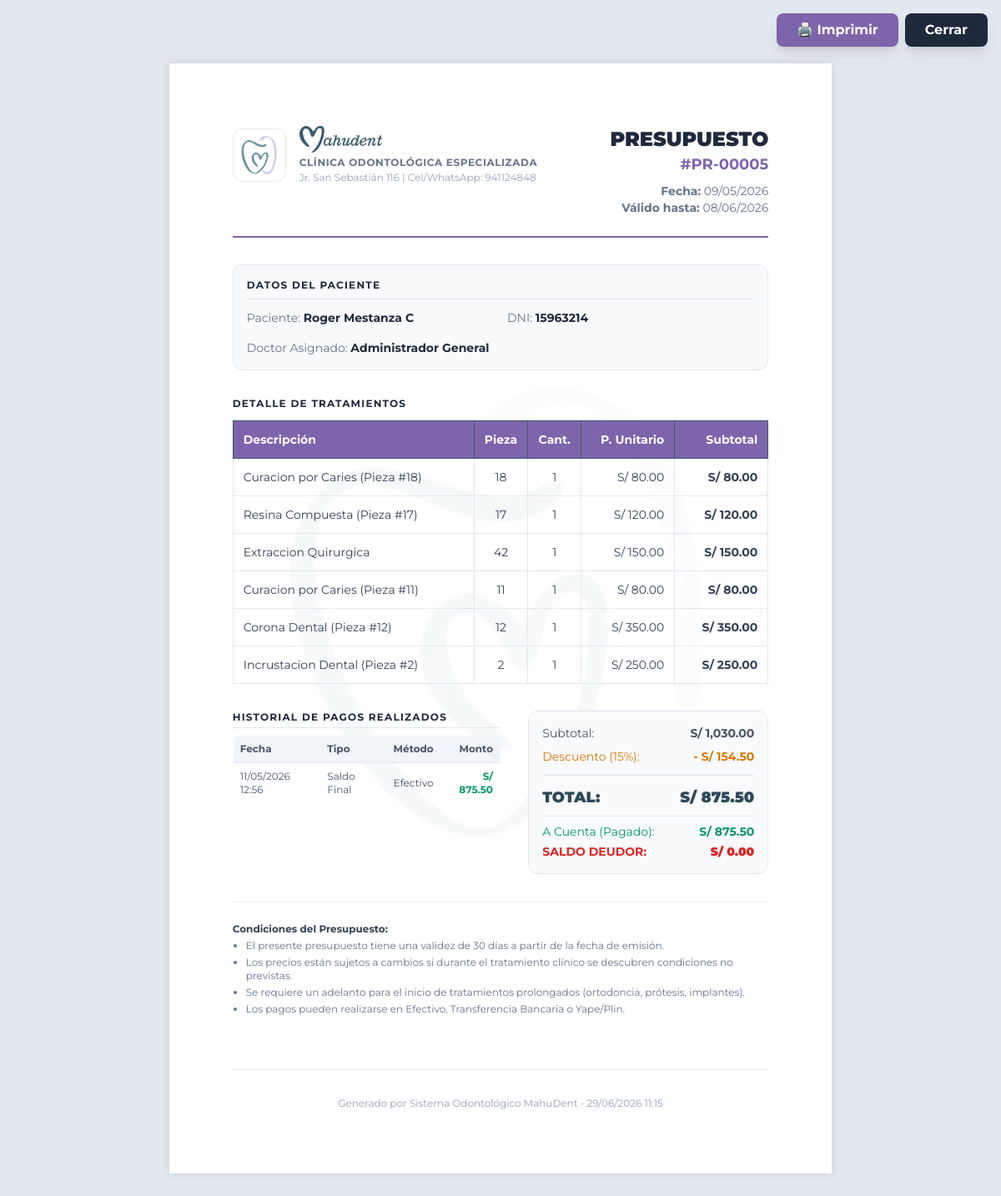
Page /imprimir_presupuesto.php?id=5 (signed in) on the earlier database version.
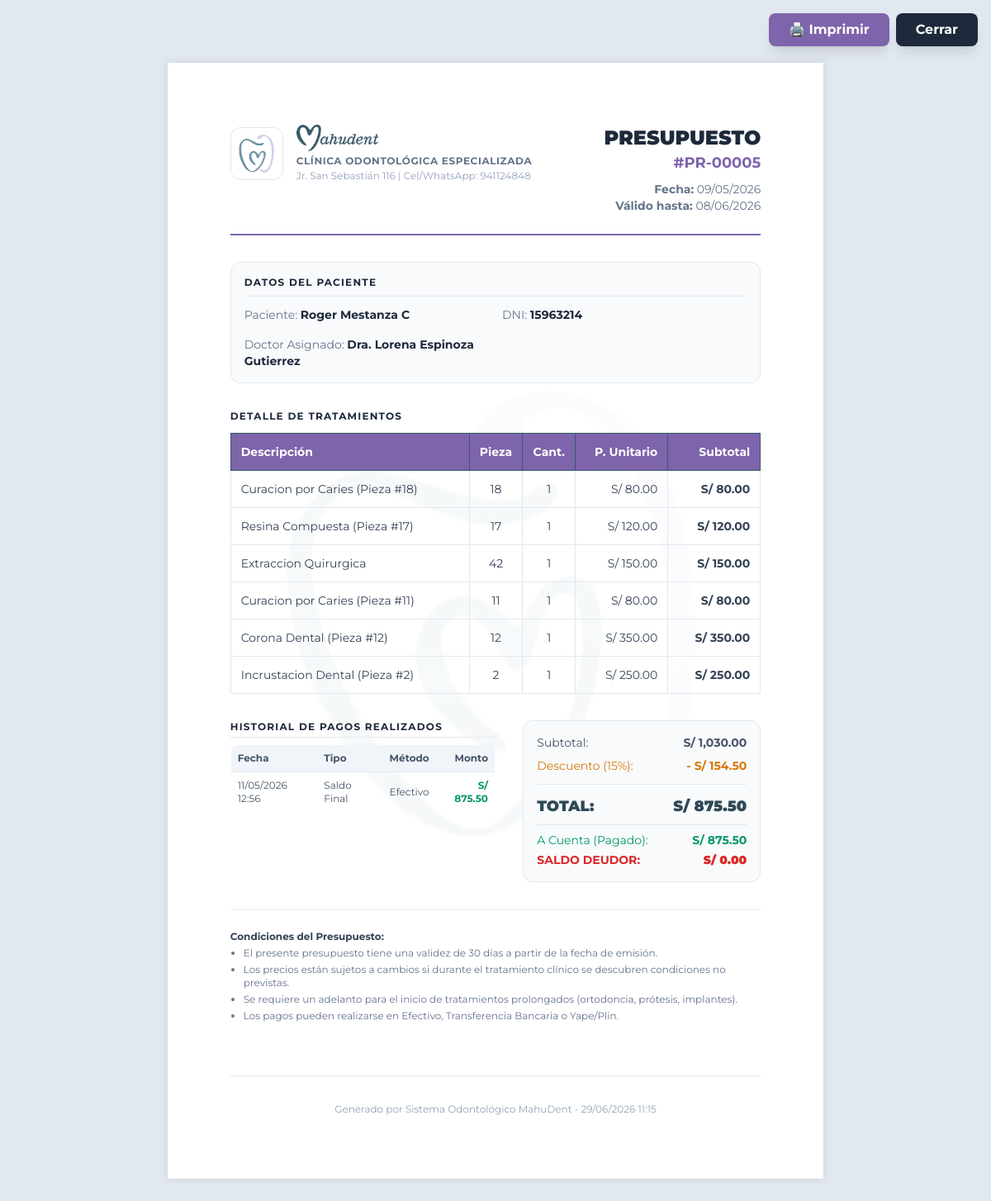
Same page on the later database version.
### tables this page shows
CREATE TABLE `presupuestos` (
  `id` int(11) NOT NULL AUTO_INCREMENT,
  `paciente_id` int(11) NOT NULL,
  `doctor_id` int(11) DEFAULT NULL,
  `fecha_emision` date NOT NULL,
  `fecha_vigencia` date DEFAULT NULL,
  `subtotal` decimal(10,2) NOT NULL DEFAULT '0.00',
  `descuento_porcentaje` decimal(5,2) DEFAULT '0.00',
  `descuento_monto` decimal(10,2) DEFAULT '0.00',
  `total` decimal(10,2) NOT NULL DEFAULT '0.00',
  `monto_pagado` decimal(10,2) DEFAULT '0.00',
  `saldo_pendiente` decimal(10,2) DEFAULT '0.00',
  `estado` enum('Borrador','Enviado','Aprobado','Rechazado','Vencido') DEFAULT 'Borrador',
  `notas` text,
  `fecha_creacion` timestamp NOT NULL DEFAULT CURRENT_TIMESTAMP,
  PRIMARY KEY (`id`),
  KEY `paciente_id` (`paciente_id`),
  KEY `doctor_id` (`doctor_id`),
  CONSTRAINT `presupuestos_ibfk_1` FOREIGN KEY (`paciente_id`) REFERENCES `pacientes` (`id`) ON DELETE CASCADE,
  CONSTRAINT `presupuestos_ibfk_2` FOREIGN KEY (`doctor_id`) REFERENCES `usuarios` (`id`) ON DELETE SET NULL
);

CREATE TABLE `pacientes` (
  `id` int(11) NOT NULL AUTO_INCREMENT,
  `dni` varchar(20) NOT NULL,
  `nombre` varchar(100) NOT NULL,
  `fecha_nacimiento` date DEFAULT NULL,
  `lugar_nacimiento` varchar(100) DEFAULT NULL,
  `sexo` varchar(15) DEFAULT NULL,
  `telefono` varchar(20) DEFAULT NULL,
  `email` varchar(100) DEFAULT NULL,
  `direccion` varchar(255) DEFAULT NULL,
  `procedencia` varchar(100) DEFAULT NULL,
  `contacto_emergencia` varchar(150) DEFAULT NULL,
  `telefono_emergencia` varchar(20) DEFAULT NULL,
  `ocupacion` varchar(100) DEFAULT NULL,
  `alergias` text,
  `enfermedades_cronicas` text,
  `padece_enfermedad` tinyint(1) DEFAULT NULL,
  `consume_medicamentos` tinyint(1) DEFAULT NULL,
  `medicamentos_detalle` varchar(255) DEFAULT NULL,
  `alergia_medicamentos` tinyint(1) DEFAULT NULL,
  `alergia_medicamentos_detalle` varchar(255) DEFAULT NULL,
  `antecedentes_familiares` tinyint(1) DEFAULT NULL,
  `antecedentes_familiares_detalle` varchar(255) DEFAULT NULL,
  `alergia_anestesia` tinyint(1) DEFAULT NULL,
  `embarazada` tinyint(1) DEFAULT NULL,
  `sangran_encias` tinyint(1) DEFAULT NULL,
  `ultima_visita_dentista` date DEFAULT NULL,
  `ultima_visita_motivo` varchar(255) DEFAULT NULL,
  `frecuencia_cepillado` varchar(50) DEFAULT NULL,
  `usa_cepillo` tinyint(1) DEFAULT '1',
  `usa_pasta_dental` tinyint(1) DEFAULT '1',
  `usa_hilo_dental` tinyint(1) DEFAULT '0',
  `usa_enjuague` tinyint(1) DEFAULT '0',
  `fecha_registro` timestamp NOT NULL DEFAULT CURRENT_TIMESTAMP,
  `estado_activo` tinyint(1) DEFAULT '1',
  PRIMARY KEY (`id`),
  UNIQUE KEY `dni` (`dni`)
);

CREATE TABLE `usuarios` (
  `id` int(11) NOT NULL AUTO_INCREMENT,
  `nombre` varchar(100) NOT NULL,
  `usuario` varchar(50) NOT NULL,
  `password` varchar(255) NOT NULL,
  `rol` enum('Admin','Recepcionista','Dentista') DEFAULT 'Dentista',
  `fecha_registro` timestamp NOT NULL DEFAULT CURRENT_TIMESTAMP,
  `colegiatura` varchar(50) DEFAULT NULL,
  `estado_activo` tinyint(1) DEFAULT '1',
  `intentos_fallidos` int(11) DEFAULT '0',
  `bloqueado_hasta` datetime DEFAULT NULL,
  PRIMARY KEY (`id`),
  UNIQUE KEY `usuario` (`usuario`)
);

CREATE TABLE `presupuesto_items` (
  `id` int(11) NOT NULL AUTO_INCREMENT,
  `presupuesto_id` int(11) NOT NULL,
  `tratamiento_id` int(11) DEFAULT NULL,
  `diente_numero` int(11) DEFAULT NULL,
  `descripcion` varchar(255) NOT NULL,
  `cantidad` int(11) NOT NULL DEFAULT '1',
  `precio_unitario` decimal(10,2) NOT NULL DEFAULT '0.00',
  `precio_ajustado` decimal(10,2) DEFAULT NULL,
  `subtotal` decimal(10,2) NOT NULL DEFAULT '0.00',
  `fecha_realizado` date DEFAULT NULL COMMENT 'Fecha en que se ejecutó el tratamiento',
  `realizado` tinyint(1) DEFAULT '0' COMMENT '0=pendiente, 1=realizado',
  PRIMARY KEY (`id`),
  KEY `presupuesto_id` (`presupuesto_id`),
  KEY `tratamiento_id` (`tratamiento_id`),
  CONSTRAINT `presupuesto_items_ibfk_1` FOREIGN KEY (`presupuesto_id`) REFERENCES `presupuestos` (`id`) ON DELETE CASCADE,
  CONSTRAINT `presupuesto_items_ibfk_2` FOREIGN KEY (`tratamiento_id`) REFERENCES `catalogo_tratamientos` (`id`) ON DELETE SET NULL
);

CREATE TABLE `pagos` (
  `id` int(11) NOT NULL AUTO_INCREMENT,
  `presupuesto_id` int(11) NOT NULL,
  `paciente_id` int(11) NOT NULL,
  `monto` decimal(10,2) NOT NULL,
  `metodo_pago` enum('Efectivo','Tarjeta','Transferencia','Yape/Plin') DEFAULT 'Efectivo',
  `tipo` enum('Adelanto','Parcial','Saldo Final') DEFAULT 'Parcial',
  `comprobante_tipo` enum('Boleta','Factura','Ninguno') DEFAULT 'Boleta',
  `comprobante_numero` varchar(30) DEFAULT NULL,
  `notas` text,
  `registrado_por` int(11) DEFAULT NULL,
  `fecha_pago` timestamp NOT NULL DEFAULT CURRENT_TIMESTAMP,
  PRIMARY KEY (`id`),
  KEY `presupuesto_id` (`presupuesto_id`),
  KEY `paciente_id` (`paciente_id`),
  KEY `registrado_por` (`registrado_por`),
  CONSTRAINT `pagos_ibfk_1` FOREIGN KEY (`presupuesto_id`) REFERENCES `presupuestos` (`id`) ON DELETE CASCADE,
  CONSTRAINT `pagos_ibfk_2` FOREIGN KEY (`paciente_id`) REFERENCES `pacientes` (`id`) ON DELETE CASCADE,
  CONSTRAINT `pagos_ibfk_3` FOREIGN KEY (`registrado_por`) REFERENCES `usuarios` (`id`) ON DELETE SET NULL
);

### controllers/PresupuestoController.php (called while the page is built, shortened)
<?php
require_once 'config/conexion.php';
require_once 'models/Presupuesto.php';
require_once 'models/Pago.php';
class PresupuestoController {
    private $presupuestoModel;
    private $pagoModel;
    public function __construct() {
        global $conn;
        $this->presupuestoModel = new Presupuesto($conn);
        $this->pagoModel = new Pago($conn);
    }
    public function getPresupuesto($id) {
        $presupuesto = $this->presupuestoModel->getById($id);
        if ($presupuesto) {
            $presupuesto['items'] = $this->presupuestoModel->getItems($id);
            $presupuesto['token'] = md5($id . 'mahudent_shared_presupuesto_salt_2026');
        }
        return $presupuesto;
    }
    public function getResumenFinanciero($presupuesto_id) {
        $presupuesto = $this->getPresupuesto($presupuesto_id);
        $pagos = $this->pagoModel->getByPresupuesto($presupuesto_id);
        $total_pagado = $this->pagoModel->getTotalPagado($presupuesto_id);
        $saldo = floatval($presupuesto['total']) - $total_pagado;
        $porcentaje_pagado = floatval($presupuesto['total']) > 0 ? ($total_pagado / floatval($presupuesto['total'])) * 100 : 0;
        return [
            'presupuesto' => $presupuesto,
            'pagos' => $pagos,
            'total_presupuesto' => floatval($presupuesto['total']),
            'total_pagado' => $total_pagado,
            'saldo_pendiente' => $saldo,
            'porcentaje_pagado' => round($porcentaje_pagado, 1),
            'esta_pagado' => $saldo <= 0.01
        ];
    }
}
?>

### models/Presupuesto.php (called while the page is built, shortened)
<?php
class Presupuesto {
    private $conn;
    public function __construct($db) {
        $this->conn = $db;
    }
    public function getById($id) {
        $sql = "SELECT p.*, u.nombre as doctor_nombre, pac.nombre as paciente_nombre, pac.dni as paciente_dni
                FROM presupuestos p
                LEFT JOIN usuarios u ON p.doctor_id = u.id
                LEFT JOIN pacientes pac ON p.paciente_id = pac.id
                WHERE p.id = ?";
        $stmt = $this->conn->prepare($sql);
        $stmt->bind_param("i", $id);
        $stmt->execute();
        $result = $stmt->get_result();
        return $result->num_rows > 0 ? $result->fetch_assoc() : null;
    }
    public function getItems($presupuesto_id) {
        $sql = "SELECT pi.*, ct.nombre as tratamiento_nombre, ct.categoria
                FROM presupuesto_items pi
                LEFT JOIN catalogo_tratamientos ct ON pi.tratamiento_id = ct.id
                WHERE pi.presupuesto_id = ?
                ORDER BY pi.id";
        $stmt = $this->conn->prepare($sql);
        $stmt->bind_param("i", $presupuesto_id);
        $stmt->execute();
        $result = $stmt->get_result();
        $items = [];
        while ($row = $result->fetch_assoc()) {
            $items[] = $row;
        }
        return $items;
    }
}
?>

### models/Pago.php (called while the page is built, shortened)
<?php
class Pago {
    private $conn;
    public function __construct($conn) {
        $this->conn = $conn;
    }
    public function getByPresupuesto($presupuesto_id) {
        $sql = "SELECT p.*, u.nombre as registrado_nombre
                FROM pagos p
                LEFT JOIN usuarios u ON p.registrado_por = u.id
                WHERE p.presupuesto_id = ?
                ORDER BY p.fecha_pago DESC";
        $stmt = $this->conn->prepare($sql);
        $stmt->bind_param("i", $presupuesto_id);
        $stmt->execute();
        $result = $stmt->get_result();
        $pagos = [];
        while ($row = $result->fetch_assoc()) {
            $pagos[] = $row;
        }
        return $pagos;
    }
    public function getTotalPagado($presupuesto_id) {
        $sql = "SELECT COALESCE(SUM(monto), 0) as total_pagado FROM pagos WHERE presupuesto_id = ?";
        $stmt = $this->conn->prepare($sql);
        $stmt->bind_param("i", $presupuesto_id);
        $stmt->execute();
        $result = $stmt->get_result();
        $row = $result->fetch_assoc();
        return floatval($row['total_pagado']);
    }
}
?>

### imprimir_presupuesto.php (the view, shortened to what the rows shown need)
<?php
require_once 'config/conexion.php';
require_once 'controllers/PresupuestoController.php';
$controller = new PresupuestoController();
$presupuesto_id = intval($_GET['id']);
$resumen = $controller->getResumenFinanciero($presupuesto_id);
$p = $resumen['presupuesto'];
?>
<!DOCTYPE html>
<html lang="es">
<head>
    <script src="https://cdn.tailwindcss.com"></script>
</head>
<body>
    <div class="hoja relative">
        <div class="flex justify-between items-start border-b-2 border-teal-600 pb-6 mb-8">
            <div class="text-right">
                <h2 class="text-2xl font-black text-slate-800">PRESUPUESTO</h2>
            </div>
        </div>
        <div class="bg-slate-50 p-4 rounded-xl border border-slate-200 mb-8">
            <div class="grid grid-cols-2 gap-4 text-sm">
                <div><span class="text-slate-500">Paciente:</span> <strong class="text-slate-800"><?php echo htmlspecialchars($p['paciente_nombre']); ?></strong></div>
                <div><span class="text-slate-500">DNI:</span> <strong class="text-slate-800"><?php echo htmlspecialchars($p['paciente_dni']); ?></strong></div>
                <div><span class="text-slate-500">Doctor Asignado:</span> <strong class="text-slate-800"><?php echo htmlspecialchars($p['doctor_nombre'] ?? 'Sin asignar'); ?></strong></div>
            </div>
        </div>
        <table class="w-full text-sm mb-8 border-collapse">
            <thead>
                <tr class="bg-teal-600 text-white">
                    <th class="p-3 text-left font-bold border border-teal-700">Descripción</th>
                    <th class="p-3 text-center font-bold border border-teal-700 w-16">Pieza</th>
                    <th class="p-3 text-center font-bold border border-teal-700 w-16">Cant.</th>
                    <th class="p-3 text-right font-bold border border-teal-700 w-28">P. Unitario</th>
                    <th class="p-3 text-right font-bold border border-teal-700 w-28">Subtotal</th>
                </tr>
            </thead>
            <tbody class="divide-y divide-slate-200 border-b border-slate-200 text-slate-700">
                <?php if (empty($p['items'])): ?>
                    <tr><td colspan="5" class="p-4 text-center text-slate-400">No hay ítems registrados</td></tr>
                <?php else: ?>
                    <?php foreach ($p['items'] as $item):
                        $precio = $item['precio_ajustado'] ?? $item['precio_unitario'];
                    ?>
                    <tr>
                        <td class="p-3 border-x border-slate-200"><?php echo htmlspecialchars($item['descripcion']); ?></td>
                        <td class="p-3 text-center border-x border-slate-200"><?php echo $item['diente_numero'] ?: '-'; ?></td>
                        <td class="p-3 text-center border-x border-slate-200"><?php echo $item['cantidad']; ?></td>
                        <td class="p-3 text-right border-x border-slate-200">S/ <?php echo number_format($precio, 2); ?></td>
                        <td class="p-3 text-right border-x border-slate-200 font-bold">S/ <?php echo number_format($item['subtotal'], 2); ?></td>
                    </tr>
                    <?php endforeach; ?>
                <?php endif; ?>
            </tbody>
        </table>
        <div class="flex justify-between items-start mb-8">
            <div class="w-1/2">
                <?php if (!empty($resumen['pagos'])): ?>
                <table class="w-full text-xs text-left text-slate-600 border border-slate-200 rounded-lg overflow-hidden">
                    <thead class="bg-slate-100">
                        <tr>
                            <th class="p-2 border-b border-slate-200">Fecha</th>
                            <th class="p-2 border-b border-slate-200">Tipo</th>
                            <th class="p-2 border-b border-slate-200">Método</th>
                            <th class="p-2 border-b border-slate-200 text-right">Monto</th>
                        </tr>
                    </thead>
                    <tbody class="divide-y divide-slate-100">
                        <?php foreach ($resumen['pagos'] as $pago): ?>
                        <tr>
                            <td class="p-2"><?php echo date('d/m/Y H:i', strtotime($pago['fecha_pago'])); ?></td>
                            <td class="p-2"><?php echo htmlspecialchars($pago['tipo']); ?></td>
                            <td class="p-2"><?php echo htmlspecialchars($pago['metodo_pago']); ?></td>
                            <td class="p-2 text-right font-bold text-emerald-600">S/ <?php echo number_format($pago['monto'], 2); ?></td>
                        </tr>
                        <?php endforeach; ?>
                    </tbody>
                </table>
                <?php endif; ?>
            </div>
            <div class="w-72 bg-slate-50 p-4 rounded-xl border border-slate-200">
                <div class="flex justify-between text-sm mb-3 text-amber-600">
                    <span>Descuento (<?php echo floatval($p['descuento_porcentaje']); ?>%):</span>
                    <span class="font-bold">- S/ <?php echo number_format($p['descuento_monto'], 2); ?></span>
                </div>
                <div class="flex justify-between text-lg border-t border-slate-200 pt-3 text-teal-800 mb-2">
                    <span class="font-black uppercase">TOTAL:</span>
                    <span class="font-black">S/ <?php echo number_format($p['total'], 2); ?></span>
                </div>
                <?php if ($resumen['total_pagado'] > 0): ?>
                <div class="flex justify-between text-sm text-emerald-600 mb-1 border-t border-slate-200 pt-2">
                    <span>A Cuenta (Pagado):</span>
                    <span class="font-bold">S/ <?php echo number_format($resumen['total_pagado'], 2); ?></span>
                </div>
                <div class="flex justify-between text-sm text-red-600">
                    <span class="font-bold">SALDO DEUDOR:</span>
                    <span class="font-black">S/ <?php echo number_format($resumen['saldo_pendiente'], 2); ?></span>
                </div>
                <?php endif; ?>
            </div>
        </div>
    </div>
</body>
</html>

Differences in the rows shown:
changed through a linked row, presupuestos "Roger Mestanza C": doctor.nombre "Administrador General" → "Dra. Lorena Espinoza Gutierrez"
